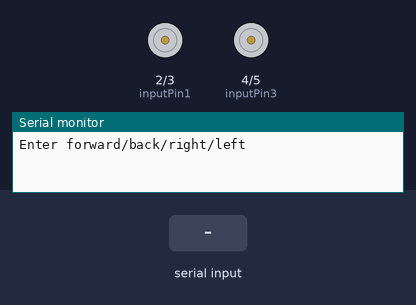
Recording of a sketch running on a simulated Arduino Uno, built with avr-gcc and run on an emulated ATmega328P. Parts: motor-driver pin pairs drawn as motors (green arrow = first pin HIGH = forward, orange = second pin HIGH = backward, longer = more drive), the last lines printed to the serial monitor. Inputs (shaded band) come from the test bench.

Above: at 1.2 s.
1.3 s: "forward" received over Serial
At 3.3 s:
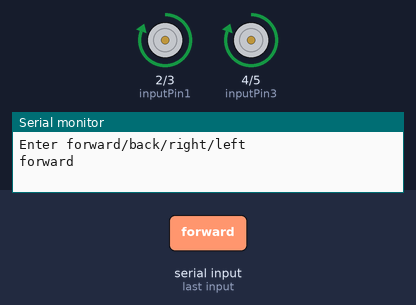
3.8 s: "back" received over Serial
At 5.1 s:
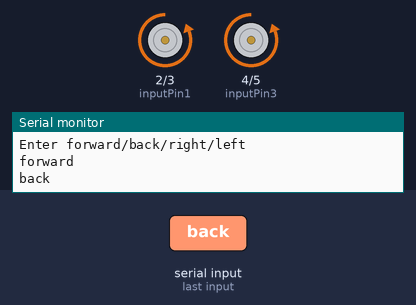
6.3 s: "left" received over Serial
At 8.2 s:
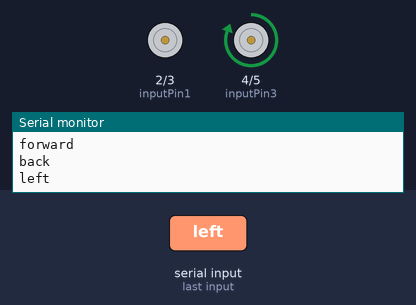
8.8 s: "right" received over Serial
At 10.2 s:
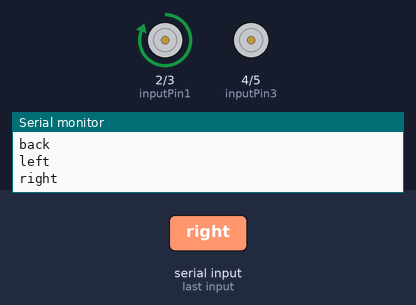
Timing chart, 0 to 11.8 s (numbered marks = the images above; inputs shaded):
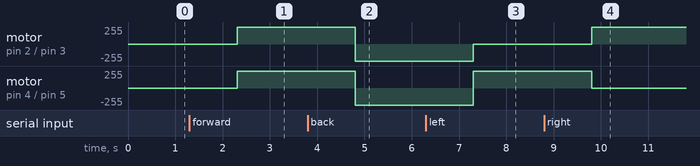

Measured:
- after the input at 1.3 s, motor on pin 2 (inputPin1) / pin 3 (inputPin2), motor on pin 4 (inputPin3) / pin 5 (inputPin4): stopped → forward 255/255 after 1.0 s
- after the input at 3.8 s, motor on pin 2 (inputPin1) / pin 3 (inputPin2), motor on pin 4 (inputPin3) / pin 5 (inputPin4): forward 255/255 → backward 255/255 after 1.0 s
- after the input at 6.3 s, motor on pin 2 (inputPin1) / pin 3 (inputPin2): backward 255/255 → stopped after 1.0 s; motor on pin 4 (inputPin3) / pin 5 (inputPin4): backward 255/255 → forward 255/255 after 1.0 s
- after the input at 8.8 s, motor on pin 2 (inputPin1) / pin 3 (inputPin2): stopped → forward 255/255 after 1.0 s; motor on pin 4 (inputPin3) / pin 5 (inputPin4): forward 255/255 → stopped after 1.0 s

The sketch:

robot_input_control.ino
```cpp
const int inputPin1  = 2;    // Pin 15 of L293D IC
const int inputPin2  = 3;    // Pin 10 of L293D IC
//Motor B
const int inputPin3  = 4;   // Pin  7 of L293D IC
const int inputPin4  = 5;   // Pin  2 of L293D IC
String inst="";

void setup()
{
    Serial.begin(9600);
    pinMode(inputPin1, OUTPUT);
    pinMode(inputPin2, OUTPUT);
    pinMode(inputPin3, OUTPUT);
    pinMode(inputPin4, OUTPUT);
    Serial.println("Enter forward/back/right/left");
//    while(Serial.available()==0) {}
//    inst = Serial.readString();
//    Serial.println(inst);
}

void loop()
{
  // 0 0 Stop
  // 0 1 Anti Clockwise
  // 1 0 Clockwise
  // 1 1 Stop
if(Serial.available()>0) {
    inst = Serial.readString();
    inst.trim();
    Serial.println(inst);
    }
if(inst=="forward") {
    digitalWrite(inputPin1,HIGH);
    digitalWrite(inputPin2,LOW);
    digitalWrite(inputPin3,HIGH);
    digitalWrite(inputPin4,LOW);
}
else if(inst=="back") {
    digitalWrite(inputPin1,LOW);
    digitalWrite(inputPin2,HIGH);
    digitalWrite(inputPin3,LOW);
    digitalWrite(inputPin4,HIGH);
}
else if(inst=="left") {
    digitalWrite(inputPin1,LOW);
    digitalWrite(inputPin2,LOW);
    digitalWrite(inputPin3,HIGH);
    digitalWrite(inputPin4,LOW);
}
else if(inst=="right") {
    digitalWrite(inputPin1,HIGH);
    digitalWrite(inputPin2,LOW);
    digitalWrite(inputPin3,LOW);
    digitalWrite(inputPin4,LOW);
}
else if(inst=="stop") {
    digitalWrite(inputPin1,LOW);
    digitalWrite(inputPin2,LOW);
    digitalWrite(inputPin3,LOW);
    digitalWrite(inputPin4,LOW);
}
}
```
